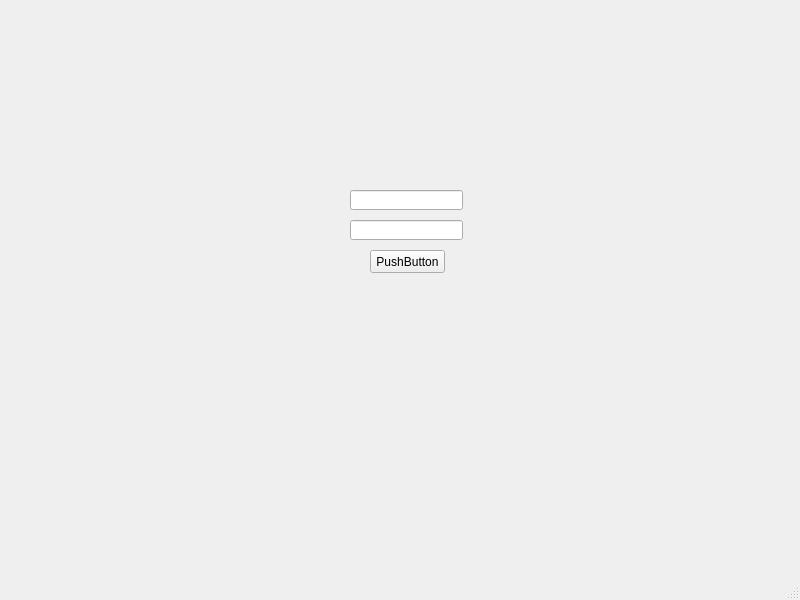
<?xml version="1.0" encoding="UTF-8"?>
<ui version="4.0">
 <class>MainWindow</class>
 <widget class="QMainWindow" name="MainWindow">
  <property name="geometry">
   <rect>
    <x>0</x>
    <y>0</y>
    <width>800</width>
    <height>600</height>
   </rect>
  </property>
  <property name="windowTitle">
   <string>MainWindow</string>
  </property>
  <widget class="QWidget" name="centralwidget">
   <widget class="QLineEdit" name="lineEdit">
    <property name="geometry">
     <rect>
      <x>350</x>
      <y>190</y>
      <width>113</width>
      <height>20</height>
     </rect>
    </property>
   </widget>
   <widget class="QLineEdit" name="lineEdit_2">
    <property name="geometry">
     <rect>
      <x>350</x>
      <y>220</y>
      <width>113</width>
      <height>20</height>
     </rect>
    </property>
    <property name="echoMode">
     <enum>QLineEdit::Password</enum>
    </property>
   </widget>
   <widget class="QPushButton" name="pushButton">
    <property name="geometry">
     <rect>
      <x>370</x>
      <y>250</y>
      <width>75</width>
      <height>23</height>
     </rect>
    </property>
    <property name="text">
     <string>PushButton</string>
    </property>
   </widget>
  </widget>
  <widget class="QMenuBar" name="menubar">
   <property name="geometry">
    <rect>
     <x>0</x>
     <y>0</y>
     <width>800</width>
     <height>21</height>
    </rect>
   </property>
  </widget>
  <widget class="QStatusBar" name="statusbar"/>
 </widget>
 <resources/>
 <connections/>
</ui>
